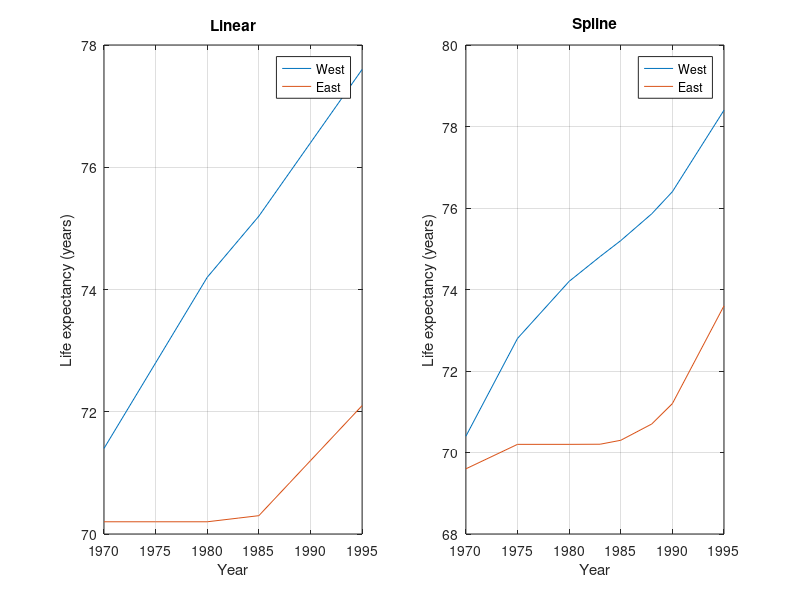

Recreate this plot in MATLAB.
year = [1975 1980 1985 1990];
west = [72.8 74.2 75.2 76.4];
east = [70.2 70.2 70.3 71.2];

yeari = [1970 1975 1980 1983 1985 1988 1990 1995];
westil = interp1(year, west, yeari, 'linear', 'extrap');
eastil = interp1(year, east, yeari, 'linear', 'extrap');
westis = spline(year, west, yeari);
eastis = spline(year, east, yeari);

subplot(1, 2, 1);
plot(yeari, westil, yeari, eastil);
title('Linear'); xlabel('Year'); ylabel('Life expectancy (years)');
legend('West', 'East'); grid on;

subplot(1, 2, 2);
plot(yeari, westis, yeari, eastis);
title('Spline'); xlabel('Year'); ylabel('Life expectancy (years)');
legend('West', 'East'); grid on;
